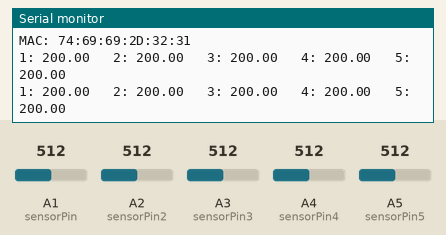
This sketch was run on a simulated Arduino Uno, built with avr-gcc and run on an emulated ATmega328P. Shown: the last lines printed to the serial monitor. The inputs (shaded band) are chosen by the test bench; at power-on: A1 (sensorPin) = 512, A2 (sensorPin2) = 512, A3 (sensorPin3) = 512, A4 (sensorPin4) = 512, A5 (sensorPin5) = 512.

Above: at 2.8 s.
2.9 s: A1 (sensorPin) set to 716
At 4.7 s:
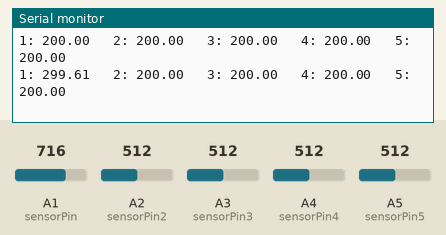
5.6 s: A2 (sensorPin2) set to 716
At 7.4 s:
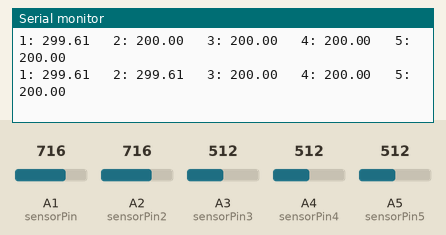
8.3 s: A3 (sensorPin3) set to 716
At 10.5 s:
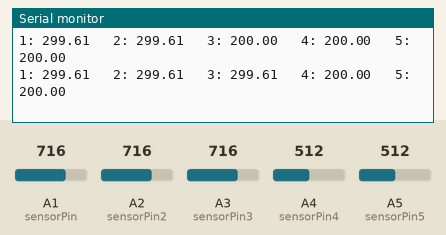
11.0 s: A4 (sensorPin4) set to 716
At 13.3 s:
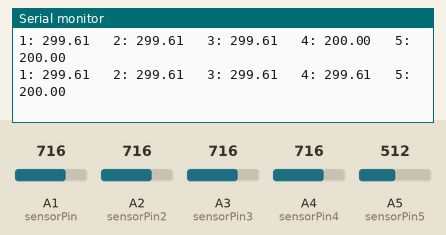
13.7 s: A5 (sensorPin5) set to 716
At 14.8 s:
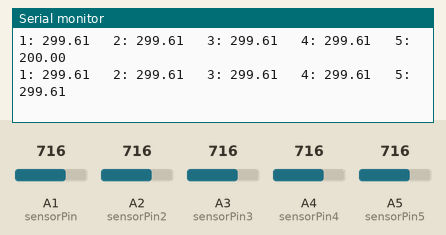
16.4 s: A1 (sensorPin) set to 992
At 19.1 s:
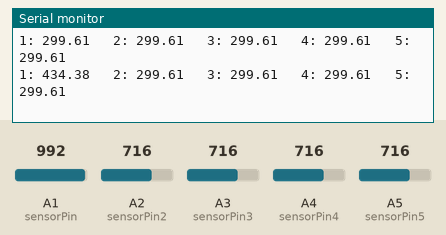
Timing chart, 0 to 20.1 s (numbered marks = the images above; inputs shaded):
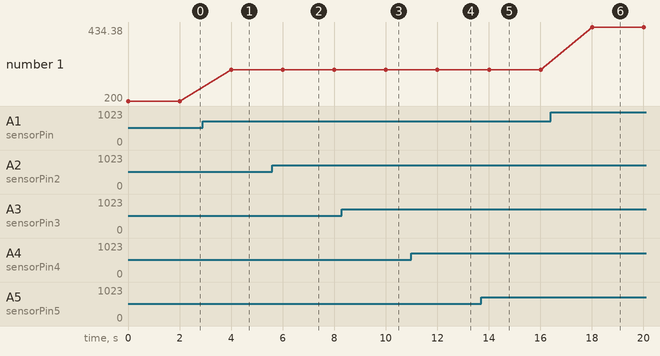

Measured:
- after the input at 2.9 s, the serial monitor: prints a new line after 1.1 s (image 1)
- after the input at 5.6 s, the serial monitor: prints a new line after 0.41 s (image 2)
- after the input at 8.3 s, the serial monitor: prints a new line after 1.7 s (image 3)
- after the input at 11.0 s, the serial monitor: prints a new line after 1.0 s (image 4)
- after the input at 13.7 s, the serial monitor: prints a new line after 0.31 s (image 5)
- after the input at 16.4 s, the serial monitor: prints a new line after 1.6 s (image 6)
- plotted number 1: 200 → 299.61 after the input at 2.9 s, 299.61 → 434.38 after the input at 16.4 s

The sketch:

simple_sensor.ino
```cpp
#include <EtherCard.h>

static byte mymac[] = { 0x74,0x69,0x69,0x2D,0x32,0x31 };
byte Ethernet::buffer[700];
static uint32_t timer;

static byte hisip[] = { 192,168,16,103 };

int sensorPin = A1;
int sensorPin2 = A2;
int sensorPin3 = A3;
int sensorPin4 = A4;
int sensorPin5 = A5;
int sensorValue = 0;
float tempC= 0.0;


void setup () {
  Serial.begin(57600);
  Serial.println(F("\n[simple_sensor]"));

  Serial.print("MAC: ");
  for (byte i = 0; i < 6; ++i) {
    Serial.print(mymac[i], HEX);
    if (i < 5)
      Serial.print(':');
  }
  Serial.println();

  // Ethernet Shield v.1.0 by SeeedStudio on top of Duemilanove
//  if (ether.begin(sizeof Ethernet::buffer, mymac, 10) == 0)
//    Serial.println(F("Failed to access Ethernet controller"));
//
//  Serial.println(F("[Setting up DHCP]"));
//  if (!ether.dhcpSetup())
//    Serial.println(F("DHCP failed"));
//
//  ether.printIp("My IP: ", ether.myip);
//  ether.printIp("Netmask: ", ether.netmask);
//  ether.printIp("GW IP: ", ether.gwip);
//  ether.printIp("DNS IP: ", ether.dnsip);
//
//  ether.copyIp(ether.hisip, hisip);
//  ether.printIp("DST IP: ", ether.hisip);
//  ether.hisport = 8888;

//  sendToServer();
}

  static byte session;
  Stash stash;

static void sendToServer (int temp) {


  Serial.print("Sending temperature to server ... ");
  Serial.print(temp);
//  byte sd = stash.create();
//  stash.print("t1=");
//  stash.print(temp);
//  stash.save();
//  int stash_size = stash.size();

  // Compose the http POST request, taking the headers below and appending
  // previously created stash in the sd holder.
//  Stash::prepare(PSTR("POST /register-temp HTTP/1.0" "\r\n"
//    "Content-Length: $D" "\r\n"
//    "Content-Type: application/x-www-form-urlencoded" "\r\n"
//    "\r\n"
//    "$H"),
//  stash_size, sd);


  // send the packet - this also releases all stash buffers once done
  // Save the session ID so we can watch for it in the main loop.
//  session = ether.tcpSend();
  Serial.println(" sent");
}

void loop () {
//  ether.packetLoop(ether.packetReceive());

  if (millis() > timer) {
    timer = millis() + 2000;
    sensorValue = analogRead(sensorPin);
    tempC = (((float)sensorValue * (5000.0/1024.0)) - 500)/10.0;
    Serial.print("1: ");
    Serial.print(tempC);
    delay(3);

    sensorValue = analogRead(sensorPin2);
    tempC = (((float)sensorValue * (5000.0/1024.0)) - 500)/10.0;
    Serial.print("   2: ");
    Serial.print(tempC);
    delay(3);

    sensorValue = analogRead(sensorPin3);
    tempC = (((float)sensorValue * (5000.0/1024.0)) - 500)/10.0;
    Serial.print("   3: ");
    Serial.print(tempC);
    delay(3);

    sensorValue = analogRead(sensorPin4);
    tempC = (((float)sensorValue * (5000.0/1024.0)) - 500)/10.0;
    Serial.print("   4: ");
    Serial.print(tempC);
    delay(3);

    sensorValue = analogRead(sensorPin5);
    tempC = (((float)sensorValue * (5000.0/1024.0)) - 500)/10.0;
    Serial.print("   5: ");
    Serial.println(tempC);

    //sendToServer(sensorValue);

  }


//  const char* reply = ether.tcpReply(session);
//  if (reply != 0) {
//    Serial.println("Got a response!");
//    Serial.println(reply);
//  }
}

static void my_callback (byte status, word off, word len) {
  Serial.println(">>>");
  Ethernet::buffer[off+300] = 0;
  Serial.print((const char*) Ethernet::buffer + off);
  Serial.println("...");
}
```
